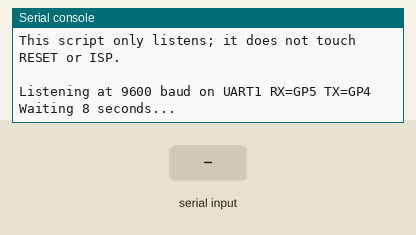
Bench run of a program on a simulated Raspberry Pi Pico running MicroPython. On the bench: the last lines printed to the serial console. The inputs (shaded band) are chosen by the test bench.

Above: at 1.2 s.
1.3 s: "1" received over the second serial link
At 2.4 s:
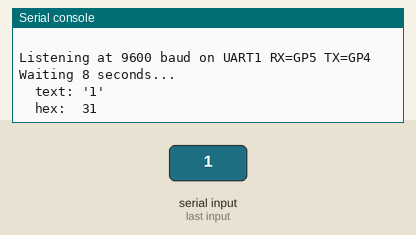
2.8 s: "0" received over the second serial link
At 3.7 s:
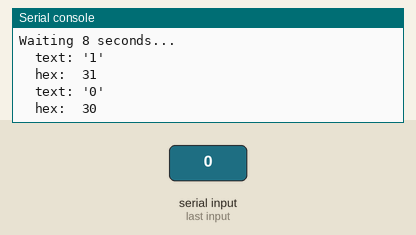
4.3 s: "2" received over the second serial link
At 4.9 s:
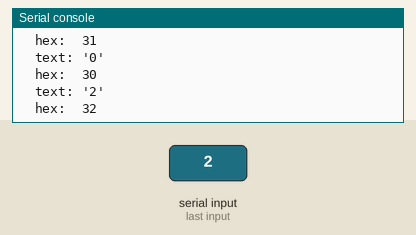

Measured:
- after the input at 1.3 s, the serial console: prints a new line at once (image 1)
- after the input at 2.8 s, the serial console: prints a new line at once (image 2)
- after the input at 4.3 s, the serial console: prints a new line at once (image 3)

The program:

attiny_uart_reader_rp2040.py
```python
"""
RP2040 -> ATtiny UART reader.

Non-invasive test: this script only listens for serial data from the
currently running ATtiny firmware. It does not reset, program, erase, or
write anything to the ATtiny.

Default wiring for the current bench setup:

  RP2040 3V3  -> ATtiny VCC
  RP2040 GND  -> ATtiny GND
  RP2040 GP5  -> ATtiny TX / serial output pin

Optional, only if you want to send data later:

  RP2040 GP4  -> ATtiny RX / serial input pin

Do not connect the Iteaduino Tiny USB while powering it from RP2040 3V3.
If the ATtiny board is powered by its own USB instead, connect GND only
between RP2040 and ATtiny and do not connect RP2040 3V3 to ATtiny VCC.
"""

from machine import Pin, UART
import time


UART_ID = 1
PIN_RX = 5
PIN_TX = 4

# Try one baud at a time. Put the most likely baud first if you know it.
BAUD_RATES = (9600, 19200, 38400, 57600, 115200, 4800, 2400, 1200)
SECONDS_PER_BAUD = 8


def printable(byte):
    if byte in (10, 13):
        return chr(byte)
    if 32 <= byte <= 126:
        return chr(byte)
    return "."


def show_bytes(data):
    text = "".join(printable(b) for b in data)
    hex_values = " ".join("{:02X}".format(b) for b in data)
    print("  text:", repr(text))
    print("  hex: ", hex_values)


def listen_at_baud(baudrate):
    uart = UART(
        UART_ID,
        baudrate=baudrate,
        bits=8,
        parity=None,
        stop=1,
        rx=Pin(PIN_RX),
        tx=Pin(PIN_TX),
        timeout=20,
    )

    print()
    print("Listening at {} baud on UART{} RX=GP{} TX=GP{}".format(
        baudrate, UART_ID, PIN_RX, PIN_TX
    ))
    print("Waiting {} seconds...".format(SECONDS_PER_BAUD))

    start = time.ticks_ms()
    seen = 0

    while time.ticks_diff(time.ticks_ms(), start) < SECONDS_PER_BAUD * 1000:
        waiting = uart.any()
        if waiting:
            data = uart.read(waiting)
            if data:
                seen += len(data)
                show_bytes(data)
        time.sleep_ms(50)

    if seen == 0:
        print("  no bytes seen")
    else:
        print("  total bytes:", seen)

    uart.deinit()


def main():
    print("RP2040 ATtiny UART reader")
    print("Connect ATtiny TX to RP2040 GP{} and share GND.".format(PIN_RX))
    print("This script only listens; it does not touch RESET or ISP.")

    while True:
        for baudrate in BAUD_RATES:
            listen_at_baud(baudrate)


main()
```
